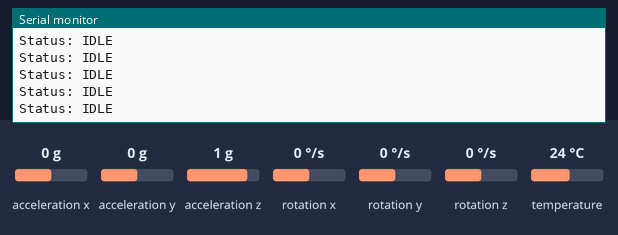
This sketch was run on a simulated Arduino Leonardo, built with avr-gcc and run on an emulated ATmega32U4. Parts: the last lines printed to the serial monitor. The inputs (shaded band) are chosen by the test bench; at power-on: acceleration y 0 g, acceleration z 1 g, acceleration x 0 g, rotation x 0 °/s, rotation y 0 °/s, rotation z 0 °/s, temperature 24 °C. USB keyboard and mouse output is not drawn.

Above: at 1.2 s.
1.3 s: acceleration y set to -1.4 g
At 1.34 s:
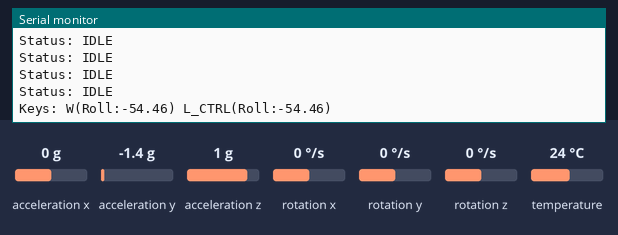
3.2 s: acceleration z set to -1.4 g
At 3.24 s:
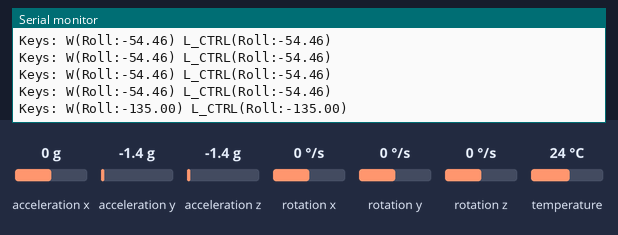
4.7 s: acceleration y set to -0.8 g
At 4.7 s:
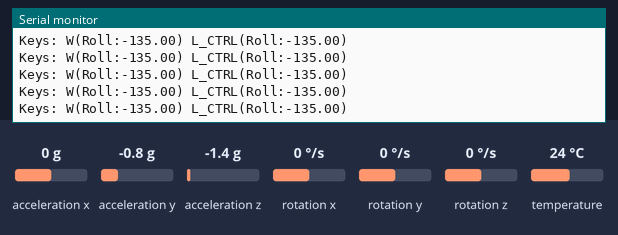
6.2 s: acceleration z set to 1.4 g
At 6.22 s:
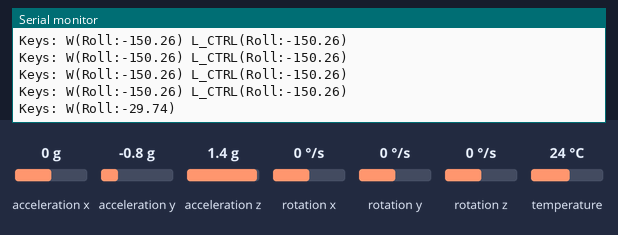
Timing chart, 0 to 9.1 s (numbered marks = the images above; inputs shaded):
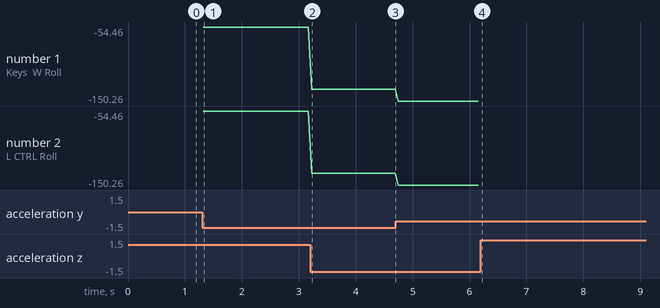

The sketch:

W_and_Sprint_basedon_TiltAngle.ino
```cpp
/*
 * MPU6050 Custom Two-Key Controller (W, Left Ctrl)
 * Version: 4.0 (Function-specific)
 * Description: This version controls only two keys: 'W' and 'Left Ctrl'.
 * Each key has its own independent activation threshold.
 * The code is structured to handle simultaneous key presses.
 *
 * Code Modified by: Code Companion
 * Current Time: Saturday, October 11, 2025 at 8:01:14 AM CST
 * Location: Taiwan
 */

#include <Wire.h>
#include <Adafruit_MPU6050.h>
#include <Adafruit_Sensor.h>
#include <Keyboard.h>

// Create an MPU6050 object
Adafruit_MPU6050 mpu;

// --- Tweakable Parameters ---
// Independent tilt thresholds for each key (in degrees)
const int W_KEY_THRESHOLD = 10;    // Threshold for the 'W' key
const int CTRL_KEY_THRESHOLD = 30; // Threshold for the 'Left Ctrl' key

// --- Key State Tracking ---
// A struct to independently track the state of each key
struct KeyStates {
  bool w = false;
  bool left_ctrl = false;
};
KeyStates keyStates;

void setup() {
  Serial.begin(115200);

  if (!mpu.begin()) {
    Serial.println("MPU6050 chip not found");
    while (1) { delay(10); }
  }
  Serial.println("MPU6050 Found!");
  Serial.println("Controller ready (W and Left Ctrl mode).");

  // Initialize Keyboard functionality
  Keyboard.begin();
}

// Helper function to manage key presses and releases efficiently
// It only sends a command when the key's state changes.
// Note: The key type is uint8_t to handle special keys like KEY_LEFT_CTRL
void handleKeyPress(uint8_t key, bool shouldBePressed, bool &isPressed) {
  if (shouldBePressed && !isPressed) {
    Keyboard.press(key);
    isPressed = true;
  } else if (!shouldBePressed && isPressed) {
    Keyboard.release(key);
    isPressed = false;
  }
}

void loop() {
  // Get new sensor data
  sensors_event_t a, g, temp;
  mpu.getEvent(&a, &g, &temp);

  // --- Calculate Tilt Angles ---
  float pitch = atan2(-a.acceleration.x, sqrt(a.acceleration.y * a.acceleration.y + a.acceleration.z * a.acceleration.z)) * 180 / M_PI;
  float roll = atan2(a.acceleration.y, a.acceleration.z) * 180 / M_PI;

  // --- Independent Control Logic for Each Key ---
  handleKeyPress('w', roll < -W_KEY_THRESHOLD, keyStates.w);
  handleKeyPress(KEY_LEFT_CTRL, roll < -CTRL_KEY_THRESHOLD, keyStates.left_ctrl);

  // --- Update Serial Monitor Output ---
  String pressedKeysStr = "";
  if (keyStates.w) {
    // Corrected the status message to show the 'roll' value that triggers 'w'
    pressedKeysStr += "W(Roll:" + String(roll) + ") ";
  }
  if (keyStates.left_ctrl) {
    pressedKeysStr += "L_CTRL(Roll:" + String(roll) + ") ";
  }

  if (pressedKeysStr.length() == 0) {
    Serial.println("Status: IDLE");
  } else {
    Serial.println("Keys: " + pressedKeysStr);
  }

  delay(50);
}
```

Measured:
- after the input at 1.3 s, the serial monitor: prints a new line at once (image 1)
- after the input at 3.2 s, the serial monitor: prints a new line at once (image 2)
- after the input at 6.2 s, the serial monitor: prints a new line at once (image 4)
- plotted number 1: -54.46 → -135 after the input at 3.2 s, -135 → -150.26 after the input at 4.7 s
- plotted number 2: -54.46 → -135 after the input at 3.2 s, -135 → -150.26 after the input at 4.7 s
